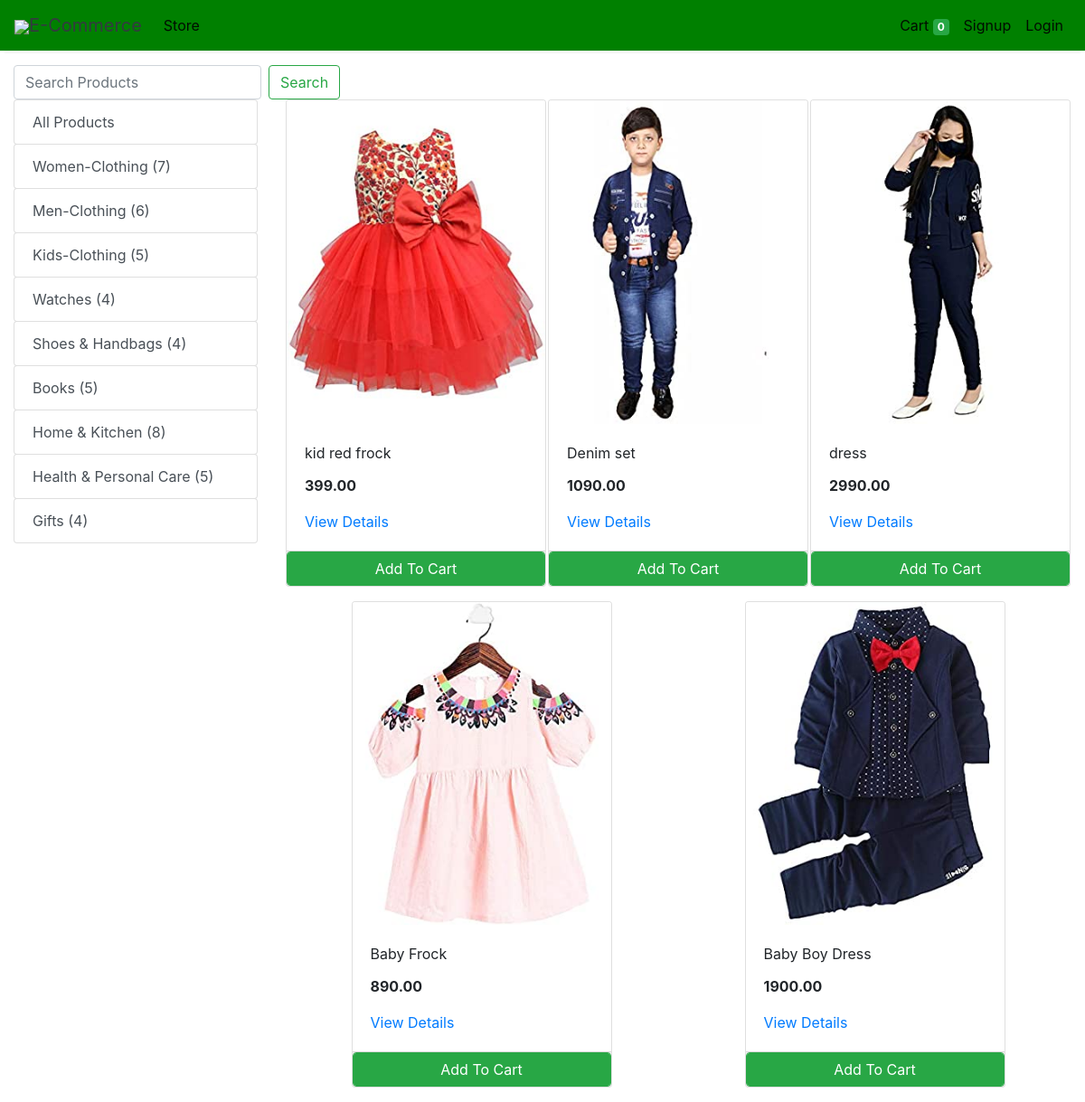
Screenshot of /store?category=24 with the database file from the repository.
### store/models/category.py (models this page shows, shortened)
class Category(models.Model):
    name= models.CharField(max_length=50)
    @staticmethod
    def get_all_categories():
        return Category.objects.all()

### store/models/product.py (models this page shows, shortened)
class Products(models.Model):
    name = models.CharField(max_length=60)
    price= models.IntegerField(default=0)
    category= models.ForeignKey(Category,on_delete=models.CASCADE,default=1 )
    description= models.CharField(max_length=250, default='', blank=True, null= True)
    image= models.ImageField(upload_to='uploads/products/')
    @staticmethod
    def get_all_products_by_categoryid(category_id):
        if category_id:
            return Products.objects.filter (category=category_id)
        else:
            return Products.get_all_products();

### store/views/home.py (the view)
# urls.py: path('' , include('store.urls'))
def store(request):
    cart = request.session.get("cart")
    if not cart:
        request.session["cart"] = {}
    products = None
    categories = Category.get_all_categories()
    categoryID = request.GET.get("category")
    search_query = request.GET.get("search")
    if categoryID:
        products = Products.get_all_products_by_categoryid(categoryID)
    elif search_query:
        products = Products.objects.filter(name__icontains=search_query)
    else:
        products = Products.get_all_products()
    for category in categories:
        category.product_count = Products.objects.filter(category=category).count()
    data = {"products": products, "categories": categories}
    print("you are : ", request.session.get("email"))
    return render(request, "index.html", data)

### store/templatetags/cart.py (called while the page is built)
@register.filter (name='is_in_cart')
def is_in_cart(product, cart):
    keys = cart.keys ()
    for id in keys:
        if int (id) == product.id:
            return True
    return False;

### store/templates/index.html (shortened to what this page needs)
{% extends 'base.html' %} {% block content %} {% load cart %}
<div class="container-fluid mt-3">
  <div class="row">
    <div class="col-lg-12 mx-auto">
      <form action="/store" method="get" class="form-inline">
        <input
          class="form-control mr-sm-2"
          type="search"
          placeholder="Search Products"
          aria-label="Search"
          name="search"
        />
        <button class="btn btn-outline-success my-2 my-sm-0" type="submit">
          Search
        </button>
      </form>
    </div>
  </div>
  <div class="row">
    <div class="col-lg-3 mx-auto">
      <div class="list-group">
        <a
          href="/"
          class="list-group-item list-group-item-action btn btn-outline-success"
          >All Products</a
        >
        {% for category in categories %}
        <a
          href="/?category={{ category.id }}"
          class="list-group-item list-group-item-action btn btn-outline-success"
        >
          {{ category.name }} ({{ category.product_count }})
        </a>
        {% endfor %}
      </div>
    </div>
    <div id="products" class="col-lg-9 mx-auto">
      <div class="row mx-auto">
        {% for product in products %}
        <div class="card mx-auto mb-3" id="{{product.id}}" style="width: 18rem">
          <img
            class="card-img-top"
            src="{{product.image.url}}"
            alt="Card image cap"
          />
          <div class="card-body">
            <p class="card-title">{{ product.name }}</p>
            <p class="card-text"><b>{{ product.price|floatformat:2 }}</b></p>
            <a href="{% url 'item_detail' pk=product.id %}">View Details</a>
          </div>
          <div class="card-footer p-0 no-gutters">
            {% if product|is_in_cart:request.session.cart %}
            <div class="row no-gutters">
              <form action="/#{{product.id}}" class="col-2" method="post">
                {% csrf_token %}
                <input
                  hidden
                  type="text"
                  name="product"
                  value="{{product.id}}"
                />
                <input hidden type="text" name="remove" value="True" />
                <input
                  type="submit"
                  value=" - "
                  class="btn btn-block btn-success border-right"
                />
              </form>
              <div class="text-center col btn btn-success">
                {{product|cart_quantity:request.session.cart}} in Cart
              </div>
              <form action="/#{{product.id}}" class="col-2" method="post">
                {% csrf_token %}
                <input
                  hidden
                  type="text"
                  name="product"
                  value="{{product.id}}"
                />
                <input
                  type="submit"
                  value=" + "
                  class="btn btn-block btn-success border-left"
                />
              </form>
            </div>
            {% else %}
            <form action="/#{{product.id}}" method="POST" class="btn-block">
              <input
                type="submit"
                class="float-right btn btn-success form-control"
                value="Add To Cart"
              />
            </form>
            {% endif %}
          </div>
        </div>
        {% endfor %}
      </div>
    </div>
  </div>
</div>
{% endblock %}

### rows the page displays
Category: name "Women-Clothing", product_count "7"
Category: name "Men-Clothing", product_count "6"
Category: name "Kids-Clothing", product_count "5"
Category: name "Watches", product_count "4"
Category: name "Shoes & Handbags", product_count "4"
Category: name "Books", product_count "5"
Category: name "Home & Kitchen", product_count "8"
Category: name "Health & Personal Care", product_count "5"
Category: name "Gifts", product_count "4"
Products: image (picture), name "kid red frock", price "399.00"
Products: image (picture), name "Denim set", price "1090.00"
Products: image (picture), name "dress", price "2990.00"
Products: image (picture), name "Baby Frock", price "890.00"
Products: image (picture), name "Baby Boy Dress", price "1900.00"

### other values shown
{{ request.session.cart.keys|length }} "0"
